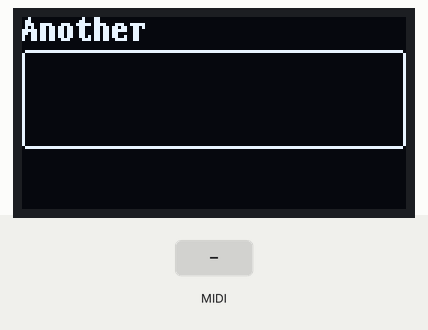
Bench run of a sketch on a simulated Arduino Leonardo, built with avr-gcc and run on an emulated ATmega32U4. Parts: 128×64 one-colour display. The inputs (shaded band) are chosen by the test bench. MIDI output is not drawn; what the sketch prints to the serial monitor is not drawn.

Above: at 1.3 s.
1.4 s: MIDI note 36 received
At 2.7 s:
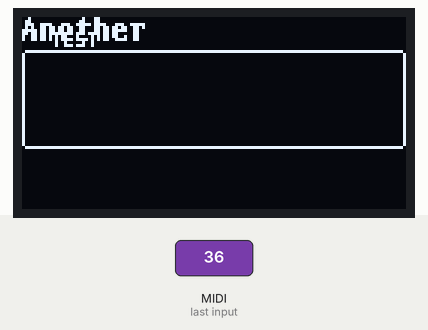
Timing chart, 0 to 4.4 s (numbered marks = the images above; inputs shaded):
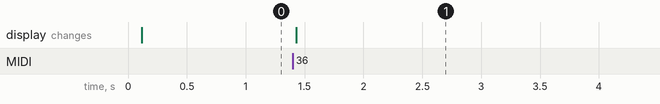

Measured:
- after the input at 1.4 s, the display: changes at once (image 1)

The sketch:

midi-vizwiz.ino
```cpp
#include <U8g2lib.h>
#include <U8x8lib.h>
#include <MIDI.h>
#include <SPI.h>

byte pcBuffer[16];
int gfxGraph[16];
int lastMap;
double lastTime;
double gfxTime;
boolean lastButton;
char *messages[]={"MIDI VizWiz!","GM Mode","GS Mode","MT-32 Mode","SC-55","SC-88","SC-88Pro","SC-8820","CM-64 C"};
char *notesSharps[]={"A","A#","B","C","C#","D","D#","E","F","F#","G","G#"};
char *notesFlats[]={"A","Bb","B","C","Db","D","Eb","E","F","Gb","G","Ab"};
int msgCoords[]={0,4,44,83,2,29,58,97,97};
int singleBuffer[8]={0xFF,0xFF,0xFF,0xFF,0xFF,0xFF,0xFF,0xFF};
boolean logEn=false;
boolean gfxEn=true;
int mode;
int bufferLast = 0;

MIDI_CREATE_INSTANCE(HardwareSerial, Serial1, MIDI);
//d70 buddy U8G2_SSD1306_128X64_NONAME_F_4W_HW_SPI u8g2(U8G2_R0, 31, 30, 29);
U8G2_SSD1306_128X64_NONAME_F_4W_HW_SPI u8g2(U8G2_R0, 9,8,7);
//U8G2_SSD1306_128X64_NONAME_F_HW_I2C u8g2(U8G2_R0);

const int bSC55=47;
const int bSC88=46;
const int bSC88p=45;
const int b8820=44;
const int bGM=43;
const int bGS=42;
const int bMT32=41;
void setup() {
  Serial.begin(115200);
  while(!Serial){}
  Serial.println("mode set to single");

  pinMode(bGM, INPUT_PULLUP);
  pinMode(bGS, INPUT_PULLUP);
  pinMode(bMT32, INPUT_PULLUP);
  pinMode(bSC55, INPUT_PULLUP);
  pinMode(bSC88, INPUT_PULLUP);
  pinMode(bSC88p, INPUT_PULLUP);
  pinMode(b8820, INPUT_PULLUP);
  MIDI.begin(MIDI_CHANNEL_OMNI);
  MIDI.turnThruOn();
  MIDI.setThruFilterMode(midi::Thru::Full);
  lastTime=millis();
  gfxTime=millis();
  u8g2.setBusClock(8000000);
  u8g2.begin();
  u8g2.clearBuffer();
  gfxSingleChannelInit();
  mode=1; //single channel
}

void loop() {
  if(millis()-lastTime>1000){  //allows new button presses after 1 sec
      lastButton=false;
      lastTime=millis();
  }
  switch(mode){
    case 0:
      if (MIDI.read()){
        if (MIDI.getType()==midi::NoteOn){
            gfxGraph[MIDI.getChannel()-1]=MIDI.getData2()/8; //21 pixels high
            gfxSetChannel(MIDI.getChannel()-1,1);
            gfxSetGraph(MIDI.getChannel()-1,gfxGraph[MIDI.getChannel()-1]);
        }
        if (MIDI.getType()==midi::NoteOff){
            gfxSetChannel(MIDI.getChannel()-1,0);
        }
      }
      if(millis()-gfxTime>50){    //update screen each 50ms
        for(int i=0;i<16;i++){
          if(gfxGraph[i]){
            gfxGraph[i]=gfxGraph[i]-1;
            gfxSetGraph(i,gfxGraph[i]);
          }
        }
        u8g2.sendBuffer();
        gfxTime=millis();
      }
      break;
    case 1: //Single Mode
      if(MIDI.read()){
        if (MIDI.getType()==midi::NoteOn){
          singleAddNote();
          //When a NoteOn occurs, show the note.
          //If another NoteOn occurs, add the note by shuffling

          //gfxGraph[MIDI.getChannel()-1]=MIDI.getData2()/8; //21 pixels high
          //gfxSetChannel(MIDI.getChannel()-1,1);
          //gfxSetGraph(MIDI.getChannel()-1,gfxGraph[MIDI.getChannel()-1]);
        }
        if (MIDI.getType()==midi::NoteOff){
            //gfxSetChannel(MIDI.getChannel()-1,0);
        }
      }
    break;
  }
}

void singleAddNote(){
  //Sort note into buffer
  //Redraw notes
  singleSortNotes();

}

void singleSortNotes(){
  u8g2.setDrawColor(1);
  u8g2.setFont(u8g2_font_micro_tr);
  u8g2.drawStr(10,10,"TEST");
  u8g2.sendBuffer();
  char *logMessage = "singleBuffer: ";

  for(int i=0; i<bufferLast+1; i++){
    if (MIDI.getData1() > singleBuffer[i]){
      singleBuffer[i] = MIDI.getData1();
      bufferLast++;
      break;
    }
    if(bufferLast == 8){
      bufferLast = 7;
    }
  }

  Serial.print(logMessage);
  for(int i=0; i<8; i++){
    Serial.print(notesSharps[(singleBuffer[i] - 0x15) % 12]);
    Serial.print(" ");
  }
  Serial.print("bf: ");
  Serial.print(bufferLast);
  Serial.print('\n');
}

void gfxOmniInit(){
  u8g2.clearBuffer();
  gfxMapInit();
  gfxModeInit();
}

void gfxSingleChannelInit(){
  u8g2.clearBuffer();
  u8g2.setDrawColor(1);
  u8g2.drawRFrame(0,11,128,33,2);
  gfxMessage("Single Mode");
  u8g2.sendBuffer();
  gfxMessage("Another");
  u8g2.sendBuffer();
}

void gfxMapInit(){
  u8g2.setDrawColor(0);
  u8g2.drawBox(0,55,128,9);
  u8g2.setDrawColor(1);
  u8g2.drawRFrame(0,55,128,9,2);
  u8g2.setFont(u8g2_font_micro_tr);
  for(int i=0;i<4;i++){
    u8g2.drawStr(msgCoords[i+4]+1,62,messages[i+4]);
  }
}

void gfxModeInit(){
  u8g2.setDrawColor(0);
  u8g2.drawBox(0,45,128,9);
  u8g2.setDrawColor(1);
  u8g2.drawRFrame(0,45,128,9,2);
  u8g2.setFont(u8g2_font_micro_tr);
  u8g2.drawStr(5,52,"GM Mode   GS Mode");
  u8g2.drawStr(84,52,"MT-32 Mode");
  u8g2.drawStr(3,42,"1 2 3 4 5 6 7 8 9 A B C D E F G");
  u8g2.drawRFrame(0,11,128,33,2);
}

void gfxMessage(char *message){
  //u8g2.clearBuffer();
  u8g2.setDrawColor(0);
  u8g2.drawBox(0,0,128,10);
  u8g2.setDrawColor(1);
  u8g2.setFont(u8g2_font_t0_11b_tf);
  u8g2.drawStr(0,8,message);
}

void gfxSetGraph(int channel, int vel){ //sets height of channel bar based on vel
  if(gfxEn){
    int cOffset=3+((channel)*8);
    u8g2.setDrawColor(0);
    u8g2.drawBox(cOffset-1,12,5,22);
    u8g2.setDrawColor(1);
    u8g2.drawBox(cOffset-1,34-vel,5,vel);
  }
}

void gfxSetChannel(int channel, int state){ //highlights or not channel number
  if(gfxEn){
    int cOffset=3+((channel)*8);
    u8g2.setDrawColor(state);
    u8g2.drawBox(cOffset-1,36,5,7);
    u8g2.setDrawColor(!state);
    const char strChannel[]="123456789ABCDEFG";
    char p[]="";
    strncpy(p,&strChannel[channel],1);
    u8g2.setFont(u8g2_font_micro_tr);
    u8g2.drawStr(cOffset,42,p);
  }
}

void gfxSetMap(int map){
  gfxMapInit();
  u8g2.setDrawColor(1);
  u8g2.drawBox(msgCoords[map+4],56,strlen(messages[map+4])*4+1,7);
  u8g2.setDrawColor(0);
  u8g2.setFont(u8g2_font_micro_tr);
  u8g2.drawStr(msgCoords[map+4]+1,62,messages[map+4]);
}

void gfxSetMode(int mode){
  gfxModeInit();
  u8g2.setDrawColor(1);
  u8g2.drawBox(msgCoords[mode+1],46,strlen(messages[mode+1])*4+1,7);
  u8g2.setDrawColor(0);
  u8g2.setFont(u8g2_font_micro_tr);
  u8g2.drawStr(msgCoords[mode+1]+1,52,messages[mode+1]);
}
```
